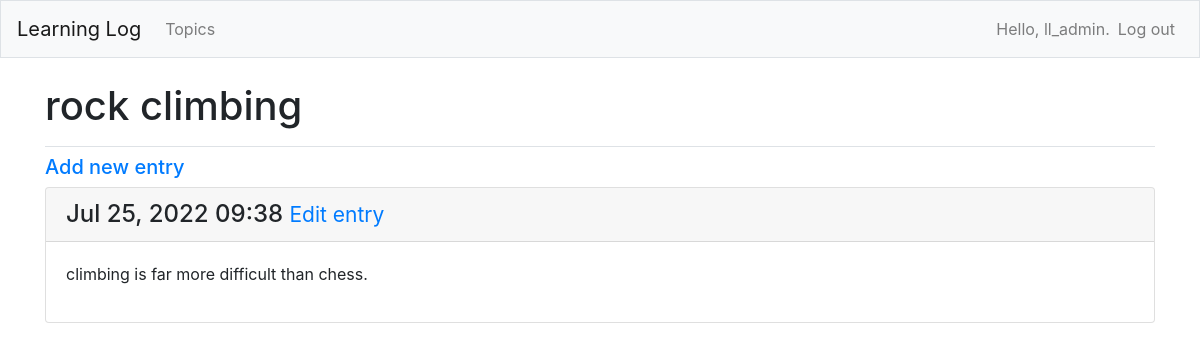
The page /topics/2/ (signed in) on the database its author committed.
### learning_logs/models.py (models this page shows, shortened)
class Topic(models.Model):
    text = models.CharField(max_length=200)
    date_added = models.DateTimeField(auto_now_add=True)
    owner = models.ForeignKey(User, on_delete=models.CASCADE)
    def __str__(self):
        return self.text

class Entry(models.Model):
    topic = models.ForeignKey(Topic, on_delete=models.CASCADE)
    text = models.TextField()
    date_added = models.DateTimeField(auto_now_add=True)
    class Meta:
        verbose_name_plural = 'entries'

### learning_logs/views.py (the view)
# urls.py: path('topics/<int:topic_id>/', views.topic, name='topic'),
@login_required
def topic(request, topic_id):
    topic = Topic.objects.get(id=topic_id)
    check_topic_owner(request, topic)
    entries = topic.entry_set.order_by('-date_added')
    context = {'topic': topic,
               'entries': entries
               }
    return render(request, 'learning_logs/topic.html', context)

### learning_logs/views.py (called while the page is built)
def check_topic_owner(request, topic):
    if topic.owner != request.user:
        raise Http404

### learning_logs/templates/learning_logs/topic.html
{% extends 'learning_logs/base.html' %}
{% block page_header %}
    <h1>{{ topic }}</h1>
{% endblock page_header %}
{% block content %}
    <h5>
        <a href="{% url 'learning_logs:new_entry' topic.id %}">Add new entry</a>
    </h5>
    {% for entry in entries %}
        <div class="card mb-3">
            <h4 class="card-header">
                {{ entry.date_added|date:'M d, Y H:i' }}
                <small>
                    <a href="{% url 'learning_logs:edit_entry' entry.id %}">Edit entry</a>
                </small>
            </h4>
            <div class="card-body">
                {{ entry.text|linebreaks }}
            </div>
        </div>
    {% empty %}
        <p>There are no entries for this topic yet.</p>
    {% endfor %}
{% endblock content %}

### learning_logs/templates/learning_logs/base.html (shortened to what this page needs)
{% load bootstrap4 %}
<!doctype html>
<html lang="en">
<head>
    {% bootstrap_css %}
</head>
<body>
    <nav class="navbar navbar-expand-md navbar-light bg-light mb-4 border">
        <a class="navbar-brand" href="{% url 'learning_logs:index' %}">Learning Log</a>
        <div class="collapse navbar-collapse" id="navbarCollapse">
            <ul class="navbar-nav mr-auto">
                <li class="nav-item">
                    <a class="nav-link" href="{% url 'learning_logs:topics' %}">Topics</a>
                </li>
            </ul>
            <ul class="navbar-nav ml-auto">
                {% if user.is_authenticated %}
                    <li class="nav-item">
                        <span class="navbar-text">Hello, {{ user.username }}.</span>
                    </li>
                    <li class="nav-item">
                        <a class="nav-link" href="{% url 'users:logout' %}">Log out</a>
                    </li>
                {% endif %}
            </ul>
        </div>
    </nav>
    <main role="main" class="container">
        <div class="pb-2 mb-2 border-bottom">
            {% block page_header %}{% endblock page_header %}
        </div>
        <div>
            {% block content %}{% endblock content %}
        </div>
    </main>
</body>
</html>

### rows shown on the page
Topic: text "rock climbing"
Entry: date_added "Jul 25, 2022 09:38", text "climbing is far more difficult than chess."

### other values the page prints
{{ user.username }} "ll_admin"
